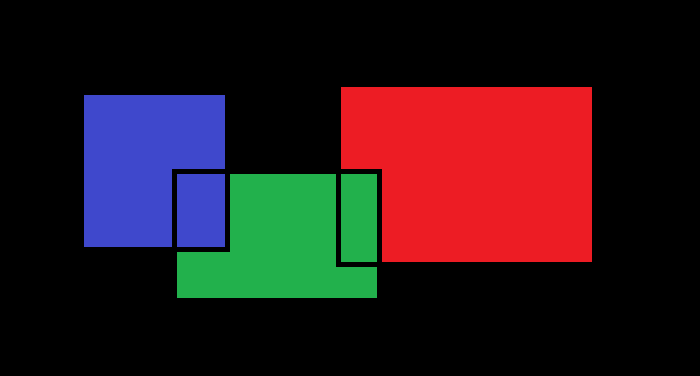
#> input picture RGB_testing.png, 700 x 376 px, given in place of image1.png, which was not available
$ python q10.py
#> lines starting #> are read from the running program, lines starting #| are printed output that depends on the picture; pictures that were not available may be replaced by others from this repository, and a replacement may not be noted
'''Q10. Read a RGB image and convert it to a YIQ model and reconvert it back to RGB.'''

# Importing necessary libraries
import cv2
import numpy as np
import os
import math

# Creating a directory to save the output images
if not os.path.exists('./output images/q10/'):
    os.makedirs('./output images/q10/')

# Reading the RGB image
img = cv2.imread('image1.png')
#> img is the input picture: shape (376, 700, 3); mean B, G, R 27.4, 23.4, 43.7

# Converting the RGB image to YIQ
img_yiq = cv2.cvtColor(img, cv2.COLOR_BGR2YCrCb)
#> img_yiq: shape (376, 700, 3); mean of channels 0, 1, 2 29.9, 137.9, 126.6

# Spliting the Y, I, and Q components
y, i, q = cv2.split(img_yiq)
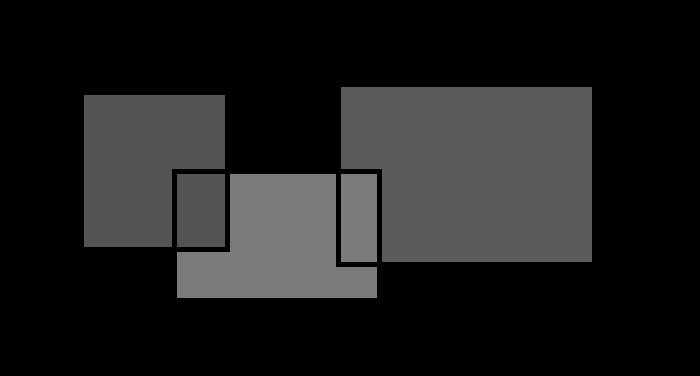
#> y: shape (376, 700); min 0, max 123, mean 29.9
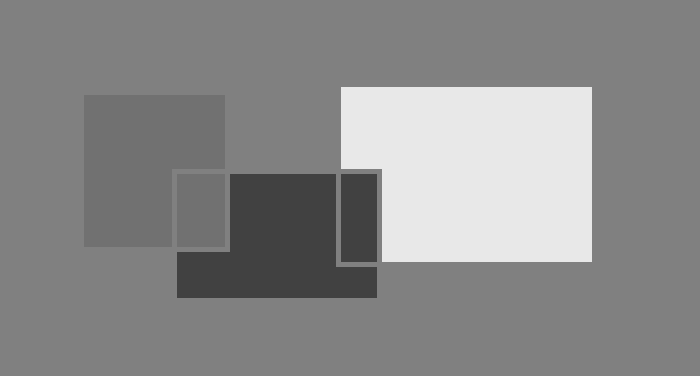
#> i: shape (376, 700); min 65, max 232, mean 137.9
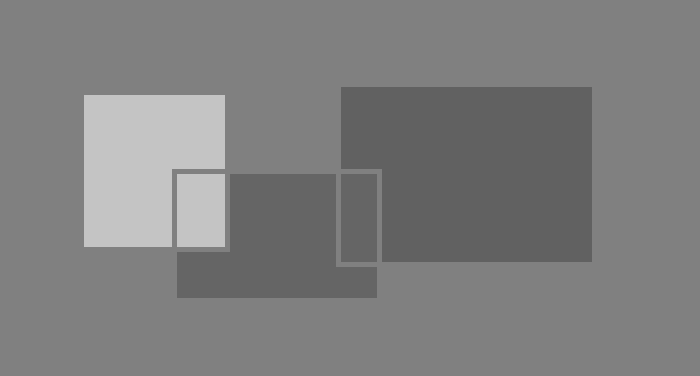
#> q: shape (376, 700); min 97, max 196, mean 126.6

# Converting the YIQ image back to RGB
img_rgb = cv2.cvtColor(img_yiq, cv2.COLOR_YCrCb2BGR)

# Displaying the original and converted RGB images
cv2.imshow('Original Image', img)
cv2.waitKey(0)
cv2.destroyAllWindows()
cv2.imshow('YIQ model', img_yiq)
cv2.waitKey(0)
cv2.destroyAllWindows()
cv2.imshow('Converted Image', img_rgb)
cv2.waitKey(0)
cv2.destroyAllWindows()

# Writing the YIQ image
cv2.imwrite('./output images/q10/YIQ model.png', img_yiq)

# Writing the Converted image
cv2.imwrite('./output images/q10/RGB converted.png', img_rgb)
